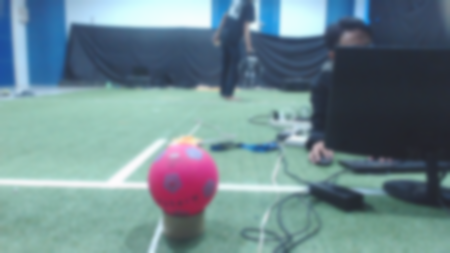
#> input picture src/kri_2021/src/image_processing/robot_1/src/bola_pink.png, 450 x 253 px, given in place of the camera
$ python deteksiBola_NoROS.py
#> lines starting #> are read from the running program, lines starting #| are printed output that depends on the picture; long printed decimals are rounded
# ========= { DETEKSI BOLA v2.2} ===================
#  Deteksi Bola - Kipsta PINK
#

from imutils.video import FileVideoStream
# from imutils.video import FPS

import numpy as np

import cv2
import time
import imutils

def nothing(x):
    pass

def filterFrame(frame):
    frame = imutils.resize(frame, width=450)
    return frame


def get_LuasKontur(contours):
    all_kontur= []
    for cnt in contours:
        area= cv2.contourArea(cnt)
        all_kontur.append(area)

    return all_kontur

def DeteksiBola_Kontur(Kontur, lebarFrame,  tinggiFrame, minRadius = 5):
    """
    :param Conturs:  Detesi Bola By Kontur
    :param Min_Radius: Minimal Radius
    :return:
    """
    c = max(Kontur, key=cv2.contourArea)
    ((x, y), radius) = cv2.minEnclosingCircle(c)

    M = cv2.moments(c)
    center = (int(M["m10"] / M["m00"]), int(M["m01"] / M["m00"]))

    flagDetek,x_bola, y_bola = 0, 0, 0

    if radius > int(minRadius):
        x_bola = (x / lebarFrame) * 2 - 1
        y_bola = (y / tinggiFrame) * 2 - 1
        flagDetek = 1

    else:
        flagDetek = 0

    return x, y, x_bola, y_bola, radius, center, flagDetek


cv2.namedWindow('result')

kernel = np.ones((5,5),np.uint8)
# 5, 64, 119 - 255, 255, 255

# Trackbar
cv2.createTrackbar('H_min', 'result',0 ,255,nothing)
cv2.createTrackbar('H_max', 'result',255,255,nothing)
cv2.createTrackbar('S_min', 'result',0 ,255,nothing)
cv2.createTrackbar('S_max', 'result',255,255,nothing)
cv2.createTrackbar('V_min', 'result',0,255,nothing)
cv2.createTrackbar('V_max', 'result',255,255,nothing)

cv2.createTrackbar('Min_Radius', 'result',255,255,nothing)

video = FileVideoStream(1, transform=filterFrame).start()
time.sleep(1.0)

while video.running():
    frame = video.read()
#> frame is the input picture: shape (253, 450, 3); mean B, G, R 142.6, 135.9, 109.7
    lebar = frame.shape[1]
#> lebar = 450
    tinggi = frame.shape[0]
#> tinggi = 253

    frame = cv2.GaussianBlur(frame, (11, 11), 0)
    hsv = cv2.cvtColor(frame, cv2.COLOR_BGR2HSV)
#> hsv: shape (253, 450, 3); mean H, S, V 96.5, 77.4, 149.6

    H_min = cv2.getTrackbarPos('H_min', 'result')
    H_max = cv2.getTrackbarPos('H_max', 'result')
    S_min = cv2.getTrackbarPos('S_min', 'result')
    S_max = cv2.getTrackbarPos('S_max', 'result')
    V_min = cv2.getTrackbarPos('V_min', 'result')
    V_max = cv2.getTrackbarPos('V_max', 'result')

    Min_Radius = cv2.getTrackbarPos('Min_Radius', 'result')
    lower_yellow = np.array([H_min, S_min, V_min])
    upper_yellow = np.array([H_max, S_max, V_max])

    mask = cv2.inRange(hsv, lower_yellow, upper_yellow)
#> mask: shape (253, 450); every value is 255
    result = cv2.bitwise_and(frame, frame, mask=mask)

    kernels_0 = cv2.getStructuringElement(cv2.MORPH_RECT, (5, 5))

    opening = cv2.morphologyEx(mask, cv2.MORPH_OPEN, kernels_0)
    closing = cv2.morphologyEx(mask, cv2.MORPH_CLOSE, cv2.getStructuringElement(cv2.MORPH_RECT, (7, 7)))

    mask = cv2.erode(opening, kernel, iterations=3)
    mask = cv2.dilate(mask, kernel, iterations=3)

    mask = cv2.dilate(mask, kernel, iterations=3)
    mask = cv2.erode(mask, kernel, iterations=3)

    cnts = cv2.findContours(mask.copy(), cv2.RETR_EXTERNAL, cv2.CHAIN_APPROX_SIMPLE)[-2] #
#> cnts = [[[0, 0], [0, 252], [449, 252], [449, 0]]]
    center = None

    if (len(cnts) > 0):

        sortedKontur = sorted(cnts, key=cv2.contourArea, reverse=True)
#> sortedKontur = [[[0, 0], [0, 252], [449, 252], [449, 0]]]
        # x, y, x_ball, y_ball, radius, center, flag = DeteksiBola_Kontur(cnts, lebar, tinggi, Min_Radius)
        x, y, x_ball, y_ball, radius, center, flag = DeteksiBola_Kontur(sortedKontur, lebar, tinggi, Min_Radius)
#> in DeteksiBola_Kontur, `c = max(Kontur, key=cv2.contourArea)`: c = [[0, 0], [0, 252], [449, 252], [449, 0]]
#> in DeteksiBola_Kontur, `((x, y), radius) = cv2.minEnclosingCircle(c)`: x = 224.5; y = 126; radius = 257.4
#> in DeteksiBola_Kontur, `M = cv2.moments(c)`: M = moments, m00 113148, centre m10/m00, m01/m00 = (224.5, 126)
#> in DeteksiBola_Kontur, `center = (int(M["m10"] / M["m00"]), int(M["m01"] / M["m00"]))`: center = (224, 126)
#> in DeteksiBola_Kontur, `x_bola = (x / lebarFrame) * 2 - 1`: x_bola = -0.00222
#> in DeteksiBola_Kontur, `y_bola = (y / tinggiFrame) * 2 - 1`: y_bola = -0.00395
#> x = 224.5; y = 126; x_ball = -0.00222; y_ball = -0.00395; radius = 257.4; center = (224, 126); flag = 1

        if flag > 0:
            cv2.circle(frame, (int(x), int(y)), int(radius), (0, 255, 255), 2)
#> frame: shape (253, 450, 3); mean B, G, R 142.5, 136, 109.7
            cv2.circle(frame, center, 3, (0, 0, 255), -1)
#> frame: shape (253, 450, 3); mean B, G, R 142.5, 135.9, 109.8
            cv2.putText(frame, "BOLA", (center[0] + 10, center[1]), cv2.FONT_HERSHEY_SIMPLEX, 0.4, (255, 0, 0), 1)
            cv2.putText(frame, "(" + str(center[0]) + "," + str(center[1]) + ")", (center[0] + 10, center[1] + 15),
                        cv2.FONT_HERSHEY_SIMPLEX, 0.4, (0, 0, 255), 1)
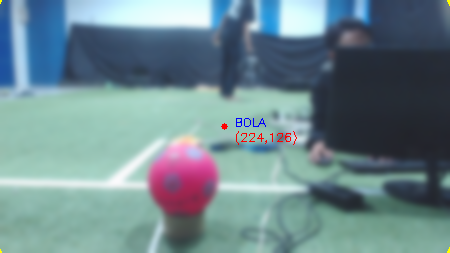
#> frame: shape (253, 450, 3); mean B, G, R 142.3, 135.5, 109.8

            # print("X_BALL: {} - Y_BALL: {}".format(x_ball, y_ball))
            print("X_Center: {} - Y_Center: {}".format((center[0] / lebar) * 2 - 1, (center[1] / tinggi) * 2 - 1))
#| X_Center: -0.004444 - Y_Center: -0.003953

    cv2.imshow('result', result)
    cv2.imshow('Masking', mask)
    cv2.imshow('OPENNING', opening)
    cv2.imshow('CLOSSING', closing)
    cv2.imshow("Frame", frame)


    if cv2.waitKey(1) & 0xFF == ord('q'):
#> (key q is pressed here)
        break

cv2.destroyAllWindows()
video.stop()
